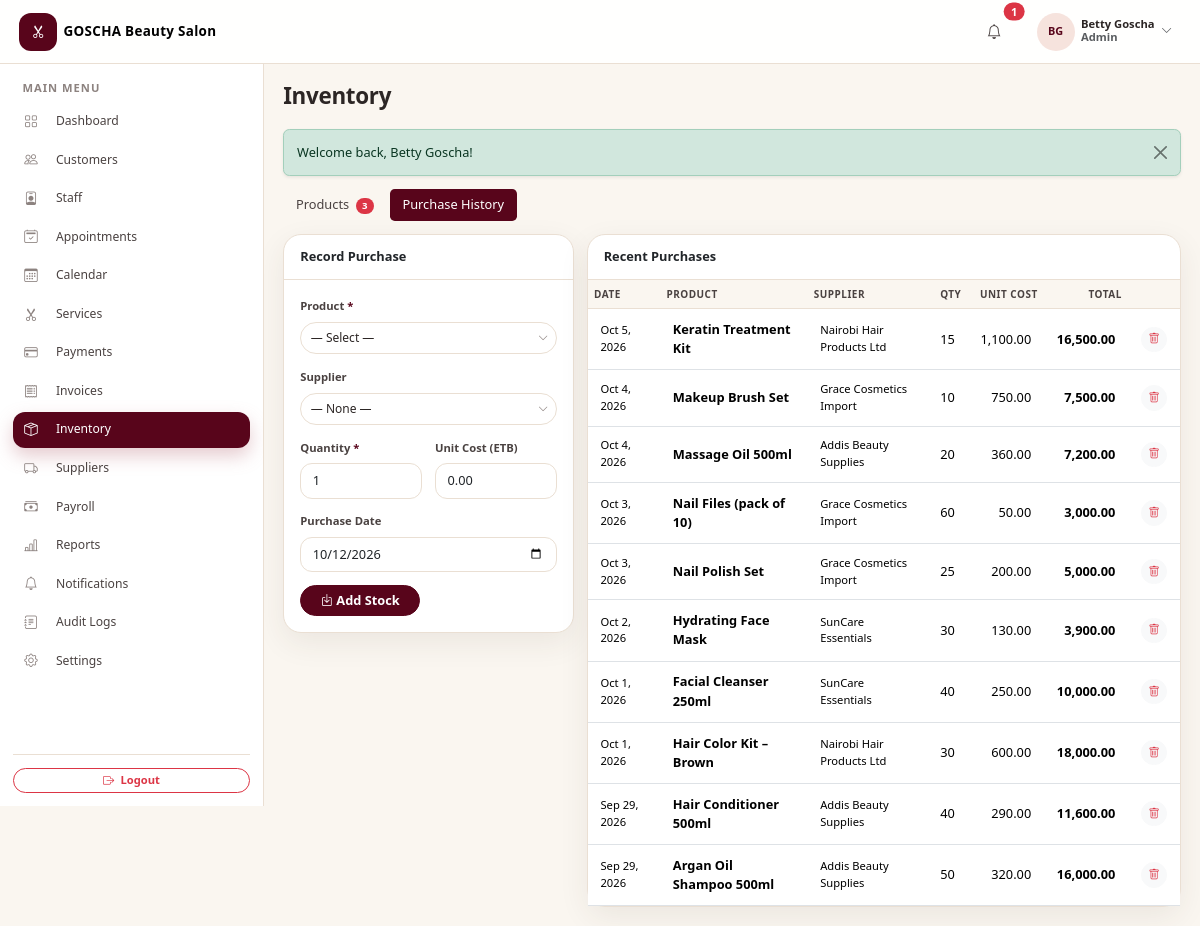
The app's page /admin/inventory.php?view=purchases (signed in) with its own data.
### tables this page shows
CREATE TABLE `users` (
  `id` int(11) NOT NULL AUTO_INCREMENT,
  `salon_id` int(11) NOT NULL,
  `name` varchar(100) NOT NULL,
  `first_name` varchar(100) DEFAULT NULL,
  `last_name` varchar(100) DEFAULT NULL,
  `email` varchar(255) NOT NULL,
  `phone` varchar(20) DEFAULT NULL,
  `password` varchar(255) NOT NULL,
  `role` enum('admin','receptionist') NOT NULL DEFAULT 'admin',
  `status` enum('active','inactive') NOT NULL DEFAULT 'active',
  `created_at` datetime NOT NULL DEFAULT current_timestamp(),
  `updated_at` datetime NOT NULL DEFAULT current_timestamp() ON UPDATE current_timestamp(),
  PRIMARY KEY (`id`),
  UNIQUE KEY `uq_users_email` (`email`),
  KEY `idx_users_salon` (`salon_id`),
  CONSTRAINT `fk_users_salon` FOREIGN KEY (`salon_id`) REFERENCES `salons` (`id`)
);

CREATE TABLE `salons` (
  `id` int(11) NOT NULL AUTO_INCREMENT,
  `salon_name` varchar(150) NOT NULL,
  `owner_first_name` varchar(100) DEFAULT NULL,
  `owner_last_name` varchar(100) DEFAULT NULL,
  `email` varchar(255) DEFAULT NULL,
  `phone` varchar(20) DEFAULT NULL,
  `address` varchar(255) DEFAULT NULL,
  `timezone` varchar(64) NOT NULL DEFAULT 'Africa/Addis_Ababa',
  `currency` char(3) NOT NULL DEFAULT 'ETB',
  `status` enum('active','inactive') NOT NULL DEFAULT 'active',
  `setup_completed_at` datetime DEFAULT NULL,
  `created_at` datetime NOT NULL DEFAULT current_timestamp(),
  `updated_at` datetime NOT NULL DEFAULT current_timestamp() ON UPDATE current_timestamp(),
  PRIMARY KEY (`id`),
  UNIQUE KEY `uq_salons_name` (`salon_name`),
  KEY `idx_salons_status` (`status`)
);

CREATE TABLE `purchases` (
  `id` int(11) NOT NULL AUTO_INCREMENT,
  `salon_id` int(11) NOT NULL,
  `supplier_id` int(11) DEFAULT NULL,
  `product_id` int(11) NOT NULL,
  `quantity` int(11) NOT NULL DEFAULT 0,
  `unit_price` decimal(10,2) NOT NULL DEFAULT 0.00,
  `total` decimal(10,2) NOT NULL DEFAULT 0.00,
  `purchase_date` date NOT NULL,
  `created_at` datetime NOT NULL DEFAULT current_timestamp(),
  PRIMARY KEY (`id`),
  KEY `idx_pur_supplier` (`supplier_id`),
  KEY `idx_pur_product` (`product_id`),
  KEY `idx_purchases_salon` (`salon_id`),
  CONSTRAINT `fk_pur_product` FOREIGN KEY (`product_id`) REFERENCES `inventory_products` (`id`) ON DELETE CASCADE,
  CONSTRAINT `fk_pur_supplier` FOREIGN KEY (`supplier_id`) REFERENCES `suppliers` (`id`) ON DELETE SET NULL,
  CONSTRAINT `fk_purchases_salon` FOREIGN KEY (`salon_id`) REFERENCES `salons` (`id`)
);

CREATE TABLE `inventory_products` (
  `id` int(11) NOT NULL AUTO_INCREMENT,
  `salon_id` int(11) NOT NULL,
  `name` varchar(150) NOT NULL,
  `sku` varchar(50) NOT NULL,
  `barcode` varchar(100) DEFAULT NULL,
  `category` varchar(100) DEFAULT NULL,
  `supplier_id` int(11) DEFAULT NULL,
  `quantity` int(11) NOT NULL DEFAULT 0,
  `minimum_stock` int(11) NOT NULL DEFAULT 5,
  `cost_price` decimal(10,2) NOT NULL DEFAULT 0.00,
  `selling_price` decimal(10,2) NOT NULL DEFAULT 0.00,
  `status` enum('active','inactive') NOT NULL DEFAULT 'active',
  `created_at` datetime NOT NULL DEFAULT current_timestamp(),
  PRIMARY KEY (`id`),
  UNIQUE KEY `uq_prod_sku` (`salon_id`,`sku`),
  KEY `idx_prod_supplier` (`supplier_id`),
  KEY `idx_inventory_products_salon` (`salon_id`),
  CONSTRAINT `fk_inventory_products_salon` FOREIGN KEY (`salon_id`) REFERENCES `salons` (`id`),
  CONSTRAINT `fk_prod_supplier` FOREIGN KEY (`supplier_id`) REFERENCES `suppliers` (`id`) ON DELETE SET NULL
);

CREATE TABLE `suppliers` (
  `id` int(11) NOT NULL AUTO_INCREMENT,
  `salon_id` int(11) NOT NULL,
  `name` varchar(150) NOT NULL,
  `contact_person` varchar(100) DEFAULT NULL,
  `phone` varchar(20) DEFAULT NULL,
  `email` varchar(255) DEFAULT NULL,
  `address` varchar(255) DEFAULT NULL,
  `status` enum('active','inactive') NOT NULL DEFAULT 'active',
  `created_at` datetime NOT NULL DEFAULT current_timestamp(),
  PRIMARY KEY (`id`),
  KEY `idx_suppliers_salon` (`salon_id`),
  CONSTRAINT `fk_suppliers_salon` FOREIGN KEY (`salon_id`) REFERENCES `salons` (`id`)
);

### modules/inventory.php (the view, shortened to what the rows shown need)
<?php
$salonId = (int)current_salon_id();
$tab    = $_GET['view'] ?? 'products';
$purchasesStmt = db()->prepare(
    'SELECT pu.*, p.name AS product_name, s.name AS supplier_name
     FROM purchases pu
     JOIN inventory_products p ON p.id = pu.product_id AND p.salon_id = pu.salon_id
     LEFT JOIN suppliers s ON s.id = pu.supplier_id AND s.salon_id = pu.salon_id
     WHERE pu.salon_id = :sid
     ORDER BY pu.purchase_date DESC, pu.id DESC
     LIMIT 100'
);
$purchasesStmt->execute(['sid' => $salonId]);
$purchases = $purchasesStmt->fetchAll();
include __DIR__ . '/../includes/header.php';
?>
<?php if ($tab === 'purchases'): ?>
<div class="row g-3">
    <div class="col-lg-8">
        <div class="card table-card">
            <div class="table-responsive">
                <table class="table table-hover align-middle mb-0">
                    <thead><tr><th>Date</th><th>Product</th><th>Supplier</th><th class="text-end">Qty</th><th class="text-end">Unit Cost</th><th class="text-end">Total</th><th class="text-end"></th></tr></thead>
                    <tbody>
                    <?php if (!$purchases): ?>
                        <tr><td colspan="7"><div class="empty-state"><div class="icon"><i class="bi bi-box-seam"></i></div><p class="text-muted mb-0">No purchases recorded yet.</p></div></td></tr>
                    <?php else: foreach ($purchases as $pu): ?>
                        <tr>
                            <td class="small"><?php echo fmt_date($pu['purchase_date']); ?></td>
                            <td class="fw-semibold"><?php echo e($pu['product_name']); ?></td>
                            <td class="small"><?php echo $pu['supplier_name'] ? e($pu['supplier_name']) : '—'; ?></td>
                            <td class="text-end"><?php echo (int)$pu['quantity']; ?></td>
                            <td class="text-end"><?php echo money($pu['unit_price']); ?></td>
                            <td class="text-end fw-semibold"><?php echo money($pu['total']); ?></td>
                            <td class="text-end">
                                <button type="button" class="btn btn-sm btn-light rounded-pill text-danger"
                                        data-confirm="Delete this purchase record?"
                                        data-confirm-action="inventory.php?form_action=delete_purchase&id=<?php echo $pu['id']; ?>"
                                        data-confirm-label="Delete"><i class="bi bi-trash"></i></button>
                            </td>
                        </tr>
                    <?php endforeach; endif; ?>
                    </tbody>
                </table>
            </div>
        </div>
    </div>
</div>
<?php endif; ?>
<?php include __DIR__ . '/../includes/footer.php'; ?>

### includes/navbar.php (shortened to what the rows shown need)
<?php
$user = current_user();
$isAdmin = is_admin();
$base = $isAdmin ? 'admin' : 'receptionist';
$dashUrl = base_url($base . '/dashboard.php');
?>
<nav class="navbar app-navbar navbar-expand-lg sticky-top">
    <div class="container-fluid px-3 px-lg-4">
        <?php $brandLogo = salon_logo_url(); ?>
        <a class="navbar-brand d-flex align-items-center gap-2 fw-semibold" href="<?php echo $dashUrl; ?>">
            <?php if ($brandLogo !== ''): ?>
                <img src="<?php echo e($brandLogo); ?>" alt="<?php echo e(salon_name()); ?> logo" class="brand-logo">
            <?php else: ?>
                <span class="brand-mark"><i class="bi bi-scissors"></i></span>
            <?php endif; ?>
            <span class="brand-name d-none d-sm-inline"><?php echo e(salon_name()); ?></span>
        </a>
        <div class="d-flex align-items-center gap-2 gap-lg-3 ms-auto">
            <div class="dropdown">
                <button class="btn btn-user d-flex align-items-center gap-2" type="button" data-bs-toggle="dropdown" aria-expanded="false">
                    <span class="avatar"><?php echo e(initials($user['name'])); ?></span>
                    <span class="d-none d-md-block text-start">
                        <span class="d-block user-name small lh-1"><?php echo e($user['name']); ?></span>
                        <span class="d-block user-role small text-muted"><?php echo e(ucfirst($user['role'])); ?></span>
                    </span>
                    <i class="bi bi-chevron-down small text-muted"></i>
                </button>
            </div>
        </div>
    </div>
</nav>

### records on screen
users: salon.salon_name "GOSCHA Beauty Salon", name "BG", name "Betty Goscha", role "Admin"
purchases: purchase_date "Oct 5, 2026", product.name "Keratin Treatment Kit", supplier.name "Nairobi Hair Products Ltd", quantity "15", unit_price "1,100.00", total "16,500.00"
purchases: purchase_date "Oct 4, 2026", product.name "Makeup Brush Set", supplier.name "Grace Cosmetics Import", quantity "10", unit_price "750.00", total "7,500.00"
purchases: purchase_date "Oct 4, 2026", product.name "Massage Oil 500ml", supplier.name "Addis Beauty Supplies", quantity "20", unit_price "360.00", total "7,200.00"
purchases: purchase_date "Oct 3, 2026", product.name "Nail Files (pack of 10)", supplier.name "Grace Cosmetics Import", quantity "60", unit_price "50.00", total "3,000.00"
purchases: purchase_date "Oct 3, 2026", product.name "Nail Polish Set", supplier.name "Grace Cosmetics Import", quantity "25", unit_price "200.00", total "5,000.00"
purchases: purchase_date "Oct 2, 2026", product.name "Hydrating Face Mask", supplier.name "SunCare Essentials", quantity "30", unit_price "130.00", total "3,900.00"
purchases: purchase_date "Oct 1, 2026", product.name "Facial Cleanser 250ml", supplier.name "SunCare Essentials", quantity "40", unit_price "250.00", total "10,000.00"
purchases: purchase_date "Oct 1, 2026", product.name "Hair Color Kit – Brown", supplier.name "Nairobi Hair Products Ltd", quantity "30", unit_price "600.00", total "18,000.00"
purchases: purchase_date "Sep 29, 2026", product.name "Hair Conditioner 500ml", supplier.name "Addis Beauty Supplies", quantity "40", unit_price "290.00", total "11,600.00"
purchases: purchase_date "Sep 29, 2026", product.name "Argan Oil Shampoo 500ml", supplier.name "Addis Beauty Supplies", quantity "50", unit_price "320.00", total "16,000.00"

### other values on screen
$unreadCount "1"
$label "Dashboard"
$label "Customers"
$label "Staff"
$label "Appointments"
$label "Calendar"
$label "Services"
$label "Payments"
$label "Invoices"
$label "Inventory"
$label "Suppliers"
$label "Payroll"
$label "Reports"
$label "Notifications"
$label "Audit Logs"
